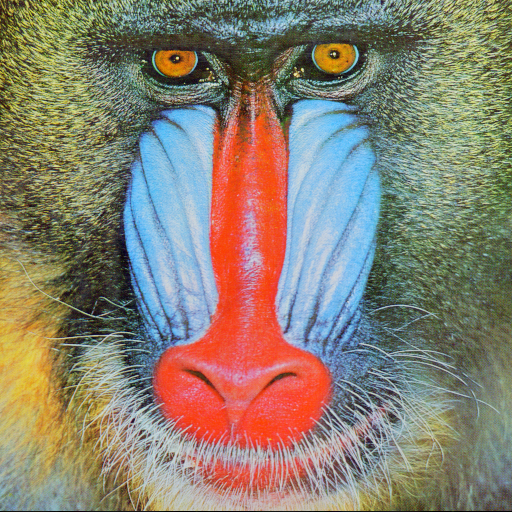
#> input picture images/4.2.03.tiff, 512 x 512 px, found by its file name; the run also reads 1 picture not shown here
$ python analyze_lsb.py
#> lines starting #> are read from the running program, lines starting #| are printed output that depends on the picture
#> further down, original is the input picture: shape (512, 512, 3); mean B, G, R 113.1, 128.9, 137.4
### src/lsb_watermarking.py
"""
LSB (Least Significant Bit) Watermarking Implementation

Implements invisible watermarking using LSB technique in the spatial domain.
Embeds messages by replacing the least significant bits of pixel values.
"""

import numpy as np
import cv2
from PIL import Image
import os

BASE_DIR = os.path.abspath(os.path.join(os.path.dirname(__file__), ".."))
DEFAULT_IMAGE = os.path.join(BASE_DIR, "images", "4.2.03.tiff")


class LSBWatermarking:
    """LSB watermarking for spatial domain embedding."""

    def __init__(self):
        self.delimiter = "###END###"

    # [4 lines left out: function text_to_binary, not called in this run]

    def binary_to_text(self, binary):
        """Convert binary string back to text."""
        delimiter_binary = ''.join(format(ord(char), '08b') for char in self.delimiter)
        if delimiter_binary in binary:
            binary = binary[:binary.index(delimiter_binary)]

        text = ''
        for i in range(0, len(binary), 8):
            byte = binary[i:i+8]
            if len(byte) == 8:
                text += chr(int(byte, 2))
        return text

    # [43 lines left out: function embed_watermark, not called in this run]

    def extract_watermark(self, watermarked_image_path):
        """Extract embedded message from watermarked image."""
        # Load watermarked image
        if watermarked_image_path.lower().endswith(('.tiff', '.tif')):
            image = cv2.imread(watermarked_image_path, cv2.IMREAD_COLOR)
        else:
            image = cv2.imread(watermarked_image_path)

        if image is None:
            raise ValueError(f"Could not load image from {watermarked_image_path}")

        flat_image = image.flatten()
        delimiter_binary = ''.join(format(ord(char), '08b') for char in self.delimiter)
        delimiter_length = len(delimiter_binary)
        bits = []

        for pixel_value in flat_image:
            bits.append(str(pixel_value % 2))
            if len(bits) >= delimiter_length and ''.join(bits[-delimiter_length:]) == delimiter_binary:
                break

        return self.binary_to_text(''.join(bits))

    # [38 lines left out: functions calculate_confidence_score, load_test_image, not called in this run]


# [28 lines that do not run on import are left out]

### src/analyze_lsb.py
# TODO: update documentation & inline comments

"""
LSB Watermarking Visualization and Analysis Tool

This script helps visualize the differences between original and watermarked images,
and proves that the watermark exists even though it's invisible to the human eye.
"""

import numpy as np
import cv2
import matplotlib.pyplot as plt
import sys
import os

# Add the src directory to the path
sys.path.append(os.path.dirname(os.path.abspath(__file__)))
from lsb_watermarking import LSBWatermarking


def calculate_metrics(original, watermarked):
    """Calculate PSNR and MSE between original and watermarked images."""

    # Ensure images are the same size
    if original.shape != watermarked.shape:
        raise ValueError("Images must have the same dimensions")

    # Calculate MSE (Mean Squared Error)
    mse = np.mean((original.astype(float) - watermarked.astype(float)) ** 2)
#> mse = 0.000334

    # Calculate PSNR (Peak Signal-to-Noise Ratio)
    if mse == 0:
        psnr = float('inf')
    else:
        max_pixel = 255.0
        psnr = 20 * np.log10(max_pixel / np.sqrt(mse))
#> psnr = 82.89

    return psnr, mse


def visualize_differences(original, watermarked, save_path="results/"):
    """Create visualizations showing the differences between images."""

    # Calculate absolute difference
    diff = np.abs(original.astype(int) - watermarked.astype(int))

    # Amplify differences for visualization (multiply by 50)
    diff_amplified = np.clip(diff * 50, 0, 255).astype(np.uint8)

    # Create figure with subplots
    fig, axes = plt.subplots(2, 3, figsize=(15, 10))
    fig.suptitle('LSB Watermarking Analysis', fontsize=16)

    # Original image
    axes[0, 0].imshow(cv2.cvtColor(original, cv2.COLOR_BGR2RGB))
    axes[0, 0].set_title('Original Image')
    axes[0, 0].axis('off')

    # Watermarked image
    axes[0, 1].imshow(cv2.cvtColor(watermarked, cv2.COLOR_BGR2RGB))
    axes[0, 1].set_title('Watermarked Image')
    axes[0, 1].axis('off')

    # Difference (amplified)
    axes[0, 2].imshow(diff_amplified, cmap='hot')
    axes[0, 2].set_title('Differences (50x amplified)')
    axes[0, 2].axis('off')

    # LSB visualization for each channel
    channels = ['Blue', 'Green', 'Red']
    for i in range(3):
        lsb_original = original[:, :, i] & 1  # Extract LSB
        lsb_watermarked = watermarked[:, :, i] & 1  # Extract LSB
        lsb_diff = lsb_original ^ lsb_watermarked  # XOR to show changes

        axes[1, i].imshow(lsb_diff * 255, cmap='gray')
        axes[1, i].set_title(f'{channels[i]} Channel LSB Changes')
        axes[1, i].axis('off')

    plt.tight_layout()
    plt.savefig(os.path.join(save_path, 'lsb_analysis.png'), dpi=300, bbox_inches='tight')
    plt.show()


def analyze_lsb_changes(original, watermarked):
    """Analyze and report statistics about LSB changes."""

    print("\n" + "="*50)
    print("LSB WATERMARKING ANALYSIS")
    print("="*50)

    # Calculate metrics
    psnr, mse = calculate_metrics(original, watermarked)
#> psnr = 82.89; mse = 0.000334

    print(f"Peak Signal-to-Noise Ratio (PSNR): {psnr:.2f} dB")
#| Peak Signal-to-Noise Ratio (PSNR): 82.89 dB
    print(f"Mean Squared Error (MSE): {mse:.6f}")
#| Mean Squared Error (MSE): 0.000334

    # Analyze pixel differences
    diff = np.abs(original.astype(int) - watermarked.astype(int))
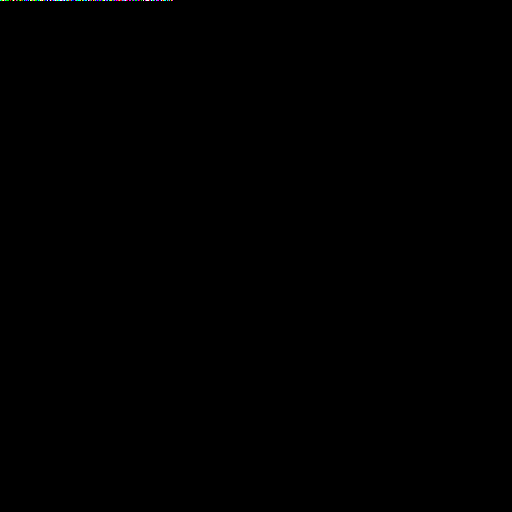
#> diff: shape (512, 512, 3) int64; mean B, G, R 0.000366, 0.00034, 0.000298; drawn with 1 as white
    changed_pixels = np.sum(diff > 0)
#> changed_pixels = 263
    total_pixels = original.shape[0] * original.shape[1] * original.shape[2]
#> total_pixels = 786432

    print(f"Total pixels: {total_pixels:,}")
#| Total pixels: 786,432
    print(f"Changed pixels: {changed_pixels:,}")
#| Changed pixels: 263
    print(f"Percentage changed: {(changed_pixels/total_pixels)*100:.2f}%")
#| Percentage changed: 0.03%

    # Analyze magnitude of changes
    max_change = np.max(diff)
#> max_change = 1
    avg_change = np.mean(diff[diff > 0]) if changed_pixels > 0 else 0
#> avg_change = 1

    print(f"Maximum pixel change: {max_change}")
#| Maximum pixel change: 1
    print(f"Average change (non-zero): {avg_change:.2f}")
#| Average change (non-zero): 1.00

    # PSNR interpretation
    print(f"\nPSNR Interpretation:")
    if psnr > 40:
        print("✅ Excellent quality (imperceptible)")
    elif psnr > 30:
        print("✅ Good quality (barely perceptible)")
    elif psnr > 20:
        print("⚠️  Fair quality (perceptible but acceptable)")
    else:
        print("❌ Poor quality (clearly visible)")


def extract_and_verify(watermarked_path):
    """Extract message and verify watermark exists."""
#> called with watermarked_path = 'results/mandrill_watermarked_lsb.png'

    print("\n" + "="*50)
    print("WATERMARK EXTRACTION VERIFICATION")
    print("="*50)

    watermarker = LSBWatermarking()

    try:
        extracted_message = watermarker.extract_watermark(watermarked_path)
#> the loop in extract_watermark, `for pixel_value in flat_image:` made 520 passes
#> pixel_value on passes 1 to 3: 70, 151, 164
#> after the loop in extract_watermark, `for pixel_value in flat_image:`: bits = 520 items, first 6: '0', '1', '0', '1', '0', '1'
        print(f"Extracted message: '{extracted_message}'")
#| Extracted message: 'This is a secret watermark embedded using LSB technique!'

        if extracted_message.strip():
            print("✅ Watermark successfully extracted!")
            print("✅ This proves the watermark exists in the image")
        else:
            print("❌ No watermark found")

    except Exception as e:
        print(f"❌ Error extracting watermark: {e}")


if __name__ == "__main__":
    # Paths
    original_path = "images/4.2.03.tiff"
    watermarked_path = "results/mandrill_watermarked_lsb.png"

    # Check if files exist
    if not os.path.exists(original_path):
        print(f"Original image not found: {original_path}")
        exit(1)

    if not os.path.exists(watermarked_path):
        print(f"Watermarked image not found: {watermarked_path}")
        print("Please run lsb_watermarking.py first to create the watermarked image")
        exit(1)

    # Load images
    original = cv2.imread(original_path)
    watermarked = cv2.imread(watermarked_path)

    if original is None or watermarked is None:
        print("Error loading images")
        exit(1)

    # Resize watermarked to match original if needed
    if original.shape != watermarked.shape:
        watermarked = cv2.resize(watermarked, (original.shape[1], original.shape[0]))

    print("Analyzing LSB watermarking...")

    # Perform analysis
    analyze_lsb_changes(original, watermarked)

    # Extract and verify watermark
    extract_and_verify(watermarked_path)

    # Create visualizations
    print(f"\nCreating visualizations...")
    visualize_differences(original, watermarked)
#> the loop in visualize_differences, `for i in range(3):` made 3 passes
#> pass 1, in visualize_differences, `lsb_original = original[:, :, i] & 1`:
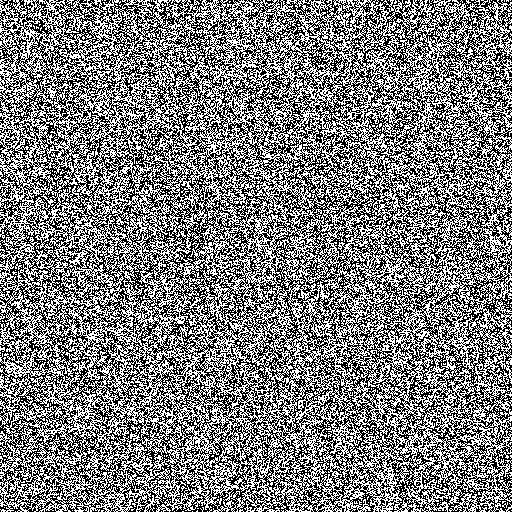
#> lsb_original: shape (512, 512); values 0 (black) and 1 (white), 49.2% white in thin lines or dots
#> pass 2, in visualize_differences, `lsb_original = original[:, :, i] & 1`:
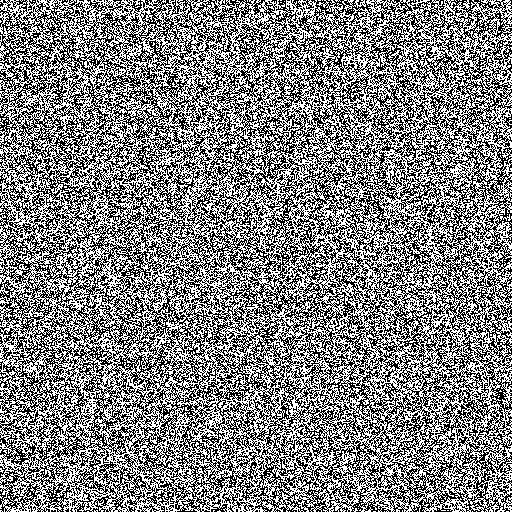
#> lsb_original: shape (512, 512); values 0 (black) and 1 (white), 50.9% white; black in thin lines or dots
#> in visualize_differences, `plt.savefig(os.path.join(save_path, 'lsb_analysis.png'), dpi=300, bbox..`:
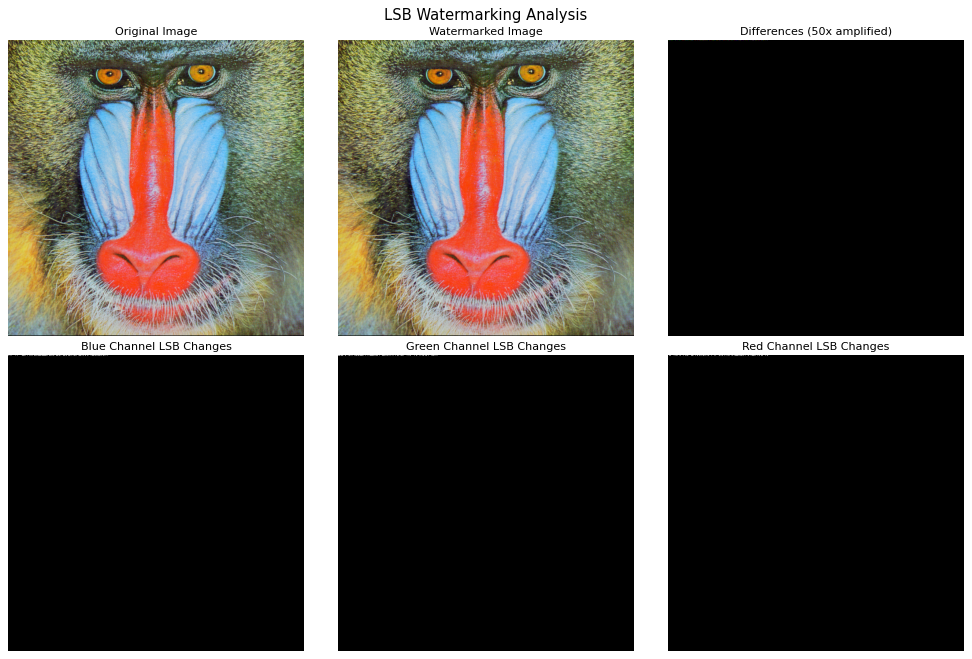
#> figure drawn by matplotlib, 6 panels; B, G, R data is drawn as R, G, B

    print(f"\n✅ Analysis complete! Check 'results/lsb_analysis.png' for visual comparison.")
